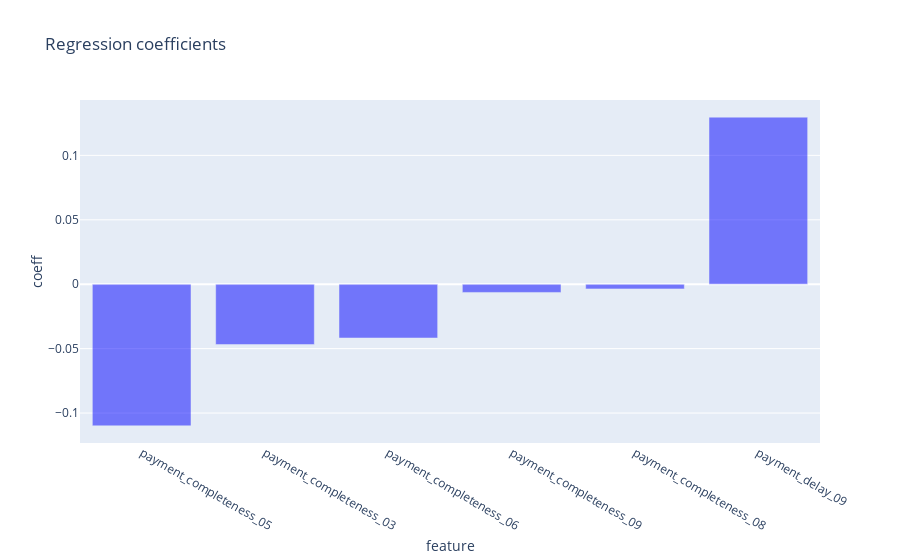

Source (notebook cell):
### Code cell
trace0=go.Bar(
        y=importance_df.coefficients,
        x=importance_df.features,
        
        marker=dict(
        color="blue",

        opacity=0.5
        ),
       
    )








data=[trace0]
figure=go.Figure(
    data=data,
    layout=go.Layout(
        title="Regression coefficients",
        yaxis=dict(title="coeff"),
        xaxis=dict(title="feature")

    
    ))
iplot(figure)

### Figure 1 — Plotly figure (JSON) as saved in the notebook; plotly's stock layout.template omitted (floating-point values rounded to 4 significant figures)
{"data": [{"marker": {"color": "blue", "opacity": 0.5}, "type": "bar", "x": ["payment_completeness_05", "payment_completeness_03", "payment_completeness_06", "payment_completeness_09", "payment_completeness_08", "payment_delay_09"], "y": [-0.1099, -0.04684, -0.04175, -0.006372, -0.003616, 0.1297]}], "layout": {"title": {"text": "Regression coefficients"}, "xaxis": {"title": {"text": "feature"}}, "yaxis": {"title": {"text": "coeff"}}}}
